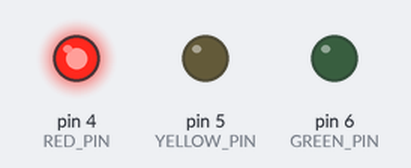
Bench run of a sketch on a simulated Arduino Uno, built with avr-gcc and run on an emulated ATmega328P. Parts: output pins drawn as LEDs (lit = HIGH).

Above: at 0.2 s.
At 0.7 s:
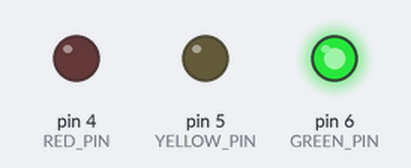
At 2.7 s:
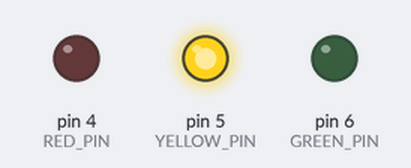
Timing chart, 0 to 3.5 s (numbered marks = the images above):
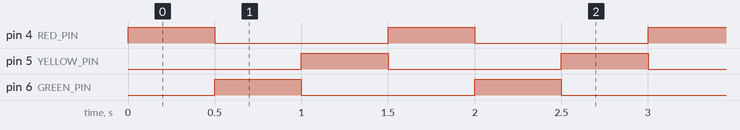

Measured:
- by itself, pin 4 (RED_PIN), pin 5 (YELLOW_PIN), pin 6 (GREEN_PIN): alternates HIGH for 0.50 s and LOW for 1.0 s
- by itself, everything shown: repeats every 1.5 s, in 3 steps

The sketch:

rgblights.ino
```cpp
// Khai báo chân GPIO kết nối với Module Đèn Giao Thông
const int RED_PIN    = 4; // Chân Đèn Đỏ
const int YELLOW_PIN = 5; // Chân Đèn Vàng
const int GREEN_PIN  = 6; // Chân Đèn Xanh

void setup() {
  // Cấu hình các chân GPIO là OUTPUT
  pinMode(RED_PIN, OUTPUT);
  pinMode(YELLOW_PIN, OUTPUT);
  pinMode(GREEN_PIN, OUTPUT);

  // Bắt đầu bằng việc tắt hết các đèn
  digitalWrite(RED_PIN, LOW);
  digitalWrite(YELLOW_PIN, LOW);
  digitalWrite(GREEN_PIN, LOW);
}

void loop() {
  // --- BƯỚC 1: Bật đèn ĐỎ (5 giây) ---
  digitalWrite(RED_PIN, HIGH);
  digitalWrite(YELLOW_PIN, LOW);
  digitalWrite(GREEN_PIN, LOW);
  delay(500);

  // --- BƯỚC 2: Bật đèn XANH (4 giây) ---
  digitalWrite(RED_PIN, LOW);
  digitalWrite(YELLOW_PIN, LOW);
  digitalWrite(GREEN_PIN, HIGH);
  delay(500);

  // --- BƯỚC 3: Bật đèn VÀNG (2 giây) ---
  digitalWrite(RED_PIN, LOW);
  digitalWrite(YELLOW_PIN, HIGH);
  digitalWrite(GREEN_PIN, LOW);
  delay(500);
}
```
